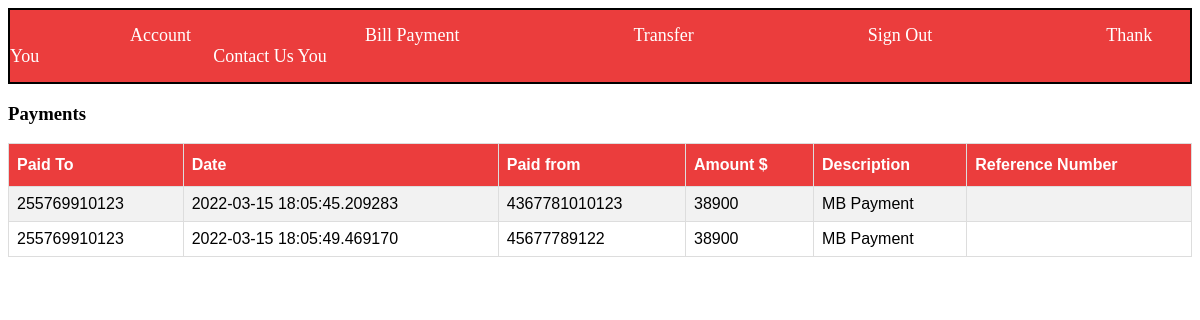
The page /account/credit (signed in) on the database its author committed.
### main.py (models this page shows)
class Credit(db.Model,UserMixin):
    id = db.Column(db.Integer,primary_key=True)
    sender = db.Column(db.Integer,db.ForeignKey('users.id'))
    account_no=db.Column(db.Integer,nullable=False)
    credit_no = db.Column(db.String(200),nullable=False)
    amount= db.Column(db.Integer,nullable=False)
    refernce_num= db.Column(db.Integer,nullable=False)
    date_added = db.Column(db.DateTime,default=datetime.utcnow)

### main.py (the view)
@app.route('/account/credit',methods=['GET'])
@login_required
def cr_history():
    user= Users.query.get_or_404(current_user.id)
    histroy= Credit.query.filter_by(sender=user.id)
    return render_template("cr_histroy.html",histroy=histroy,current_user=current_user)

### main.py (called while the page is built)
@login_manager.user_loader
def load_user(user_id):
    return Users.query.get(user_id)

### templates/cr_histroy.html (shortened to what this page needs)
{% include 'nav.html' %}
</head>
<body>
    <div class='main'>
        <h3>Payments</h3>
        <table id ="customers">
            <tr >
              <th>Paid To</th>
              <th>Date</th>
              <th>Paid from</th>
              <th>Amount $</th>
              <th>Description</th>
              <th>Reference Number</th>
            </tr>
            {%for h in histroy%}
                <tr>
                  <td>{{h.account_no}}</td>
                  <td>{{h.date_added}}</td>
                  <td>{{h.credit_no}}</td>
                  <td>{{h.amount}}</td>
                  <td>MB Payment</td>
                  <td>{{h.refence_number}}</td>
                </tr>
          {%endfor%}
          </table>
    </div>
</body>
</html>

### rows shown on the page
Credit: account_no "255769910123", date_added "2022-03-15 18:05:45.209283", credit_no "4367781010123", amount "38900"
Credit: account_no "255769910123", date_added "2022-03-15 18:05:49.469170", credit_no "45677789122", amount "38900"
